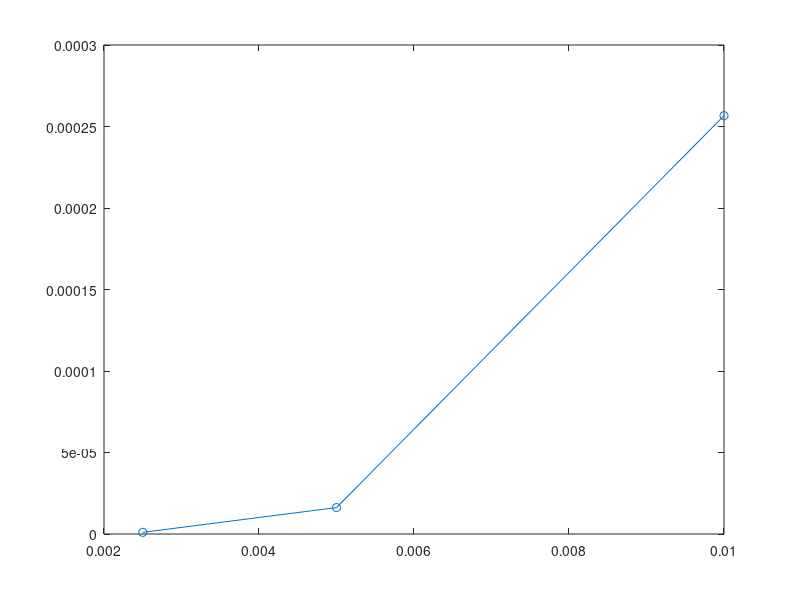

Recreate this plot in MATLAB.
clear all; % clear all data
low=0; % define my low and high spatial boundary
high=1;
M_s=[];
err_s=[];
for M=[100 200 400]
    a=1; % a is the coefficient
    dx=(high-low)/M;
    out=[]; % output file which the solution of each time ste can be found here
    un=zeros(1,M); % initialize my IC vector;
    pos=(high-low)/(M)*([0:(M-1)]); % calculate position value at each grid
    %% set IC
    for i=1:M
        un(i)=exp(-0.5*((pos(i)-0.5)/0.08)^2);
    end
    u_ic=un; %% save my IC so I can compare with my soilution
    %% set A
   %% set A
A=zeros(M); % initialize matrix A
for i=3:M-2
A(i,i-2:i+2)=[1 -8 0 8 -1];
end
A(1,1:3)=[0 8 -1];
A(1,end-1:end)=[1 -8];
A(2,1:4)=[-8 0 8 -1];
A(2,end)=1;
A(M-1,1)=-1;
A(M-1,end-3:end)=[1 -8 0 8];
A(M,1:2)=[8 -1];  
A(M,M-2:M)=[1 -8 0];  
un=un.';
operator_4O_center=1/12/dx*A; % Define my 2nd-order centered differences operator;
t=0;

   
    %% 4th-order Runge-Kutta methods
    h=a*dx; % Courant number=1
    out=[];
    un=u_ic.';
    for t=1:(1/h)
        unp1d2_1=un-1/2*h*operator_4O_center*un;
        unp1d2_2=un-1/2*h*operator_4O_center*unp1d2_1;
        unp1_bar=un-h*operator_4O_center*unp1d2_2;
        unp1=un+1/6*h*(-operator_4O_center*(un+2*unp1d2_1+2*unp1d2_2+unp1_bar));
        un=unp1;
        out=[out ; t unp1.'];
        %     plot(pos,unp1,'o-');
        %     pause(0)
    end
    solution=out(end,2:end);
    M_s=[M_s dx];
    err=sqrt(sum((solution-u_ic).^2)/M);
    err_s=[err_s err];
end

plot(M_s,err_s,'o-')
x=log(M_s);
y=log(err_s);
p=polyfit(x,y,1)
